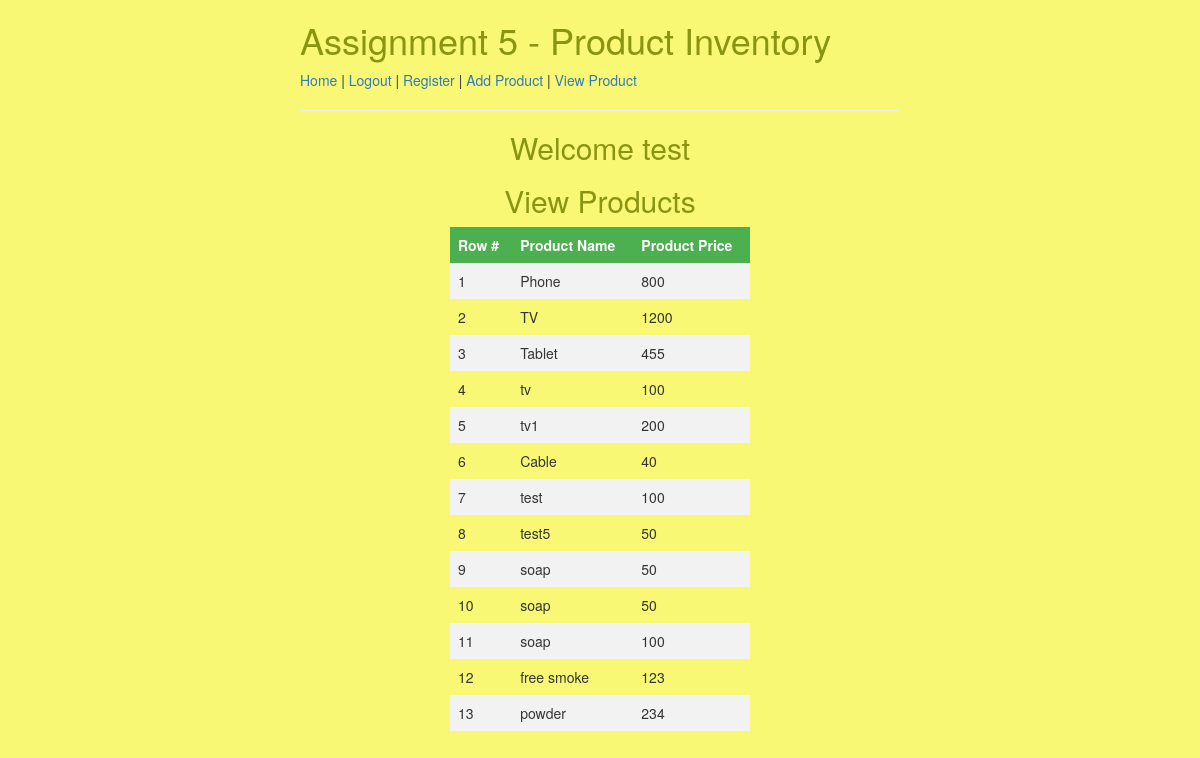
Screenshot of /view_product.php (signed in) with the database file from the repository.
### tables this page shows
CREATE TABLE `product` (
  `product_id` int(5) NOT NULL,
  `product_name` varchar(50) NOT NULL,
  `product_price` float NOT NULL
);

### view_product.php (the view, shortened to what this page needs)
<!DOCTYPE html>
<html>
    <head>
        <link rel="stylesheet" href="https://maxcdn.bootstrapcdn.com/bootstrap/3.3.7/css/bootstrap.min.css">
        <link rel="stylesheet" type="text/css" href="css/style.css">
    </head>
    <body>
        <div id="wrapper">
            <?php
                require_once 'logout_header.php';
            ?>
            <h2>Welcome <?php echo $_SESSION['username']; ?></h2>
        </div>
        <div id="wrapper">
            <h2>View Products</h2>
                <?php
                $host = 'localhost';
                $user = 'khan372_admin';
                $pswd = 'khan372_test';
                $dbName = 'khan372_sheridan';
                $conn = mysqli_connect($host, $user, $pswd, $dbName);
                $query = "select * from `product`";
                $result = mysqli_query($conn, $query);
                if (mysqli_num_rows($result) > 0)
                {
                    echo "<table id='products'>";
                    echo "<tr><th>Row #</th>";
                    echo "<th>Product Name</th>";
                    echo "<th>Product Price</th></tr>";
                    $i = 1;
                    while ($row = mysqli_fetch_assoc($result))
                    {
                        echo "<tr><td>$i</td>";
                        echo "<td>" . $row['product_name'] . "</td>";
                        echo "<td>" . $row['product_price'] . "</td></tr>";
                        $i++;
                    }
                    echo "</table>";
                }
                else
                {
                    echo "<h3>The table is empty.</h3>";
                }
                ?>
        </div>
    </body>
</html>

### css/style.css (style rules this page uses)
body { background-color: rgb(248, 248, 117); }
h2 { color:#899412; }

### view_product.php (style rules this page uses)
#wrapper { width:50%; margin:auto; }
table { border-collapse: collapse; width: 50%; margin: auto; }
th, td { text-align: left; padding: 8px; }
tr:nth-child(even) { background-color: #f2f2f2 }
th { background-color: #4CAF50; color: white; }
h2, h3 { text-align: center; }

### rows the page displays
product: product_name "Phone", product_price "800"
product: product_name "TV", product_price "1200"
product: product_name "Tablet", product_price "455"
product: product_name "tv", product_price "100"
product: product_name "tv1", product_price "200"
product: product_name "Cable", product_price "40"
product: product_name "test", product_price "100"
product: product_name "test5", product_price "50"
product: product_name "soap", product_price "50"
product: product_name "soap", product_price "50"
product: product_name "soap", product_price "100"
product: product_name "free smoke", product_price "123"
product: product_name "powder", product_price "234"

### other values shown
$_SESSION['username'] "test"
